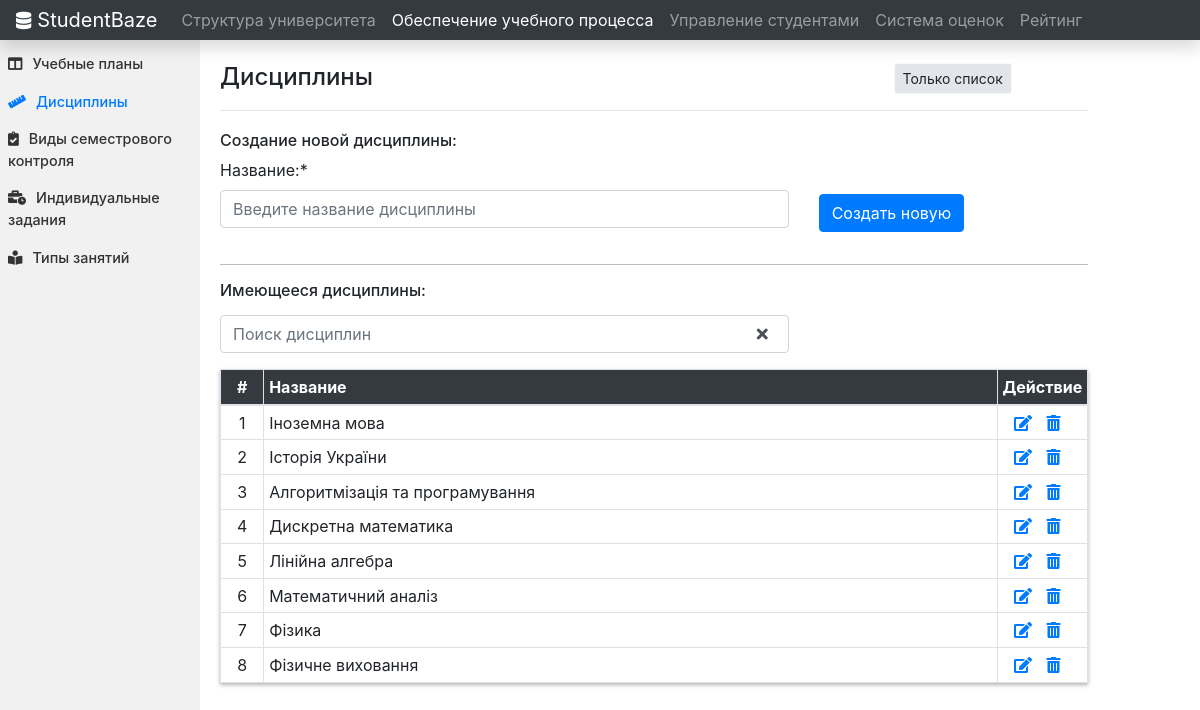
The app's page /education_planning/subjects/ with its own data.
### education_planning/models.py (models this page shows, shortened)
class Subjects(models.Model):
    name = models.CharField(max_length=200)
    class Meta:
         ordering = ['name']

### education_planning/views.py (the view, shortened to what this page needs)
# urls.py: path('subjects/', SubjectsView.as_view(), name = 'subjects'),
class SubjectsView(View):
    form_class = SubjectsCreationForm
    template_name = 'education_planning/subjects.html'
    def get(self, request, *args, **kwargs):
        form = SubjectsCreationForm()
        context= {'subjects': Subjects.objects.all(),
                    'form' : form}
        return render(request, self.template_name, context)

### education_planning/forms.py
class SubjectsCreationForm(forms.ModelForm):
    def __init__(self, *args, **kwargs):
        super(SubjectsCreationForm, self).__init__(*args, **kwargs)
        self.fields['name'].label = "Название:"
        self.fields['name'].widget.attrs['placeholder'] = "Введите название дисциплины"
    class Meta:
        model = Subjects
        fields = ['name']

### education_planning/templates/education_planning/subjects.html (shortened to what this page needs)
{% extends "home/base.html" %}
{% block navitems %}
<li class="nav-item">
  <a class="nav-link" href="{% url 'facinst-start-redirect' %}" id="nav-link-1">Структура университета</a>
</li>
<li class="nav-item">
  <a class="nav-link active" href="{% url 'eduplanning-start-redirect' %}" id="nav-link-2">Обеспечение учебного процесса</a>
</li>
<li class="nav-item">
  <a class="nav-link" href="{% url 'groups' %}">Управление студентами</a>
</li>
<li class="nav-item">
  <a class="nav-link" href="{% url 'marks-system-start-redirect' %}">Система оценок</a>
</li>
<li class="nav-item">
  <a class="nav-link" href="{% url 'rating-start-redirect' %}">Рейтинг</a>
</li>
{% endblock %}
{% block content %} {% load crispy_forms_tags %}
<div class="container-fluid">
  <div class="row">
    <div class="col-md-2 sidebar">
      <div class="sideBarContent">
        <a href="{% url 'syllabuses' %}"><i class="fas fa-columns icon"></i></i>Учебные планы</a>
        <a class="active" href="{% url 'subjects' %}"><i class="fas fa-ruler icon"></i></i>Дисциплины</a>
        <a href="{% url 'semester-control-types' %}"><i class="fas fa-clipboard-check icon"></i>Виды семестрового контроля</a>
        <a href="{% url 'individual-tasks' %}"><i class="fas fa-business-time icon"></i>Индивидуальные задания</a>
        <a href="{% url 'classes-types' %}"><i class="fas fa-book-reader icon"></i>Типы занятий</a>
      </div>
    </div>
    <div class="col-md-9 content">
      <div class="row">
        <div class="col-md-9">
          <h4>Дисциплины</h4>
        </div>
        <div class="col-md-3">
          <button id="hideFormButton" type="button" class="btn btn-light btn-sm hideButton">Только список</button>
        </div>
      </div>
      <hr style="margin: 10px 0px 20px;">
      <div id="formToHide">
      <h6>Создание новой дисциплины:</h6>
      <div class="row">
        <div class="col-md-8">
          <form method="post">
            {% csrf_token %} {{ form|crispy }}
        </div>
        <div class="col-md-3">
          <div class="form-group regbutton">
            <button class="btn btn-primary" type="submit" name="button" style="margin-top: 36px;">Создать новую</button>
          </div>
        </div>
      </div>
      <hr class="mainHr">
      </div>
      <h6 style=" margin: 10px 0px 15px;">Имеющееся дисциплины:</h6>
      <div class="row">
        <div class="col-md-8">
          <form id="search_form" searched_results="#">
            <div class="form-group">
              <input type="text" id="input_subjects" class="form-control" onkeyup="subjects_search()" placeholder="Поиск дисциплин">
            </div>
          </form>
        </div>
        <a role="button" class="btn btn-link clearSearchCross" href="#!" onclick="clearSearchField()"><i class="fas fa-times"></i></a>
      </div>
      <table class="table table-sm table-bordered" id="subjects_table">
        <thead class="mythead">
          <tr>
            <th width="5%" class="text-center" scope="col">#</th>
            <th scope="col">Название</th>
            <th width="10%" class="text-center" scope="col">Действие</th>
          </tr>
        </thead>
        <tbody>
          {% for subject in subjects%}
          <tr>
            <td align="center">{{ forloop.counter }}</td>
            <td>{{ subject.name }}</td>
            <td align="center">
              <a class="" href="/education_planning/subjects/edit{{ subject.id }}"><i class="fas fa-edit icon"></i></a>
              <a class="" href="#" data-toggle="modal" data-target="#modalDelete{{ subject.id }}"><i class="fas fa-trash-alt icon"></i></a>
            </td>
          </tr>
          {% endfor %}
        </tbody>
      </table>
    </div>
  </div>
</div>
{% endblock content %}

### home/static/home/main.css (style rules this page uses)
.sidebar { margin: 0; padding: 0; width: 300px; background-color: #f1f1f1; position: fixed; height: 100%; overflow: auto; font-size: .900rem; }
.sideBarContent { margin-top: 5px; }
.sidebar a { display: block; color: #333; padding: 8px; text-decoration: none; font-weight: 500; }
.sidebar a.active { color: #007bff; }
.icon { margin-right: 10px; }
@media screen and (min-width: 1025px) { div.content { margin-top: 22px; margin-left: 17%; padding: 1px 16px; height: 1000px; } }
@media screen and (min-width: 1025px) { .clearSearchCross { position: relative; right: 60px; color: #495057; } }
.hideButton { background-color: #e2e6ea; }
.mythead { color: white; background-color: #343a40 !important; }
.table thead th { vertical-align: middle; }
.table td { vertical-align: middle; }
.mainHr { color: #ced4da; background-color: #ced4da; }
table { box-shadow:0px 2px 4px rgba(0, 0, 0, 0.3); }

### records on screen
Subjects: name "Іноземна мова"
Subjects: name "Історія України"
Subjects: name "Алгоритмізація та програмування"
Subjects: name "Дискретна математика"
Subjects: name "Лінійна алгебра"
Subjects: name "Математичний аналіз"
Subjects: name "Фізика"
Subjects: name "Фізичне виховання"
